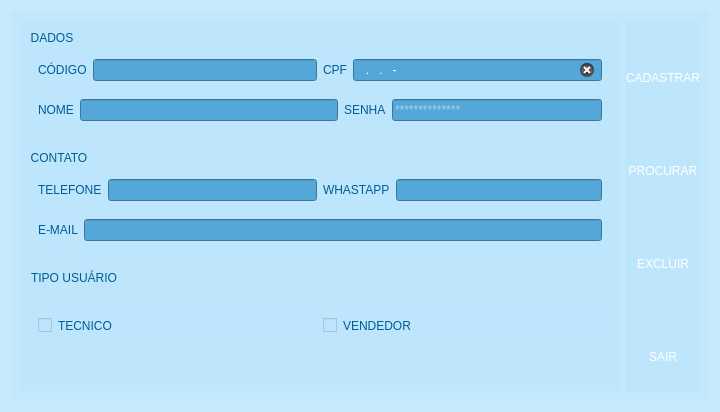
<?xml version="1.0" encoding="UTF-8"?>
<ui version="4.0">
 <class>Form</class>
 <widget class="QWidget" name="Form">
  <property name="geometry">
   <rect>
    <x>0</x>
    <y>0</y>
    <width>720</width>
    <height>412</height>
   </rect>
  </property>
  <property name="minimumSize">
   <size>
    <width>720</width>
    <height>412</height>
   </size>
  </property>
  <property name="maximumSize">
   <size>
    <width>720</width>
    <height>412</height>
   </size>
  </property>
  <property name="windowTitle">
   <string>CADASTRO USUARIOS - ASSISTENCIA TECNICA DE MANUNTEÇÃO</string>
  </property>
  <property name="windowIcon">
   <iconset resource="../IMG/recursos.qrc">
    <normaloff>:/img/technician.svg</normaloff>:/img/technician.svg</iconset>
  </property>
  <property name="styleSheet">
   <string notr="true">QToolTip {
    border: 2px solid darkkhaki;
    padding: 5px;
    border-radius: 3px;
    opacity: 200;	
	color: rgb(1, 92, 146);
	background-color: rgb(188, 230, 254);	
	border-color: rgb(1, 92, 146);
}

#principal{
image: url(:/img/usuario.jpg);
}

QFrame, QGroupBox{
	border: 1px;	
	border-color: rgb(188, 230, 254);
	color: rgb(1, 92, 146);
	font: 10pt &quot;Franklin Gothic Heavy&quot;;	

}

QWidget{		
	background-color: rgb(188, 230, 254, 150);
}

QToolButton{
	color: rgb(255, 255, 255);
	font: 10pt &quot;Franklin Gothic Heavy&quot;;	
	background-color: rgba(255, 255, 255, 0);
	margin: 0% 50% 0% 50%;	
	padding:0% 50% 0% 50%;	
}


QLineEdit, QComboBox{				
	color: rgb(255, 255, 255);
	background-color: rgb(84, 167, 216);
}

QLineEdit:hover, QComboBox:hover{				
background-color: rgb(1, 92, 146);
}


QToolButton:hover:pressed{
	background-color: rgb(84, 167, 216);
}

QToolButton:hover{
	background-color: rgb(1, 92, 146);
}

QCheckBox{
	color: rgb(1, 92, 146);	
	font: 10pt &quot;MS Shell Dlg 2&quot;;
}

QCheckBox::indicator:indeterminate:pressed{  	
	font: 75 12pt &quot;MS Shell Dlg 2&quot;;
	color: rgb(0, 0, 0);
}

QCheckBox:hover{
	color: rgb(255, 255, 255);
}

#label_5, #label_6, #label_7, #label_8 {	
	background-color: rgba(255, 255, 255, 0);	
	color: rgb(255, 255, 255);
}</string>
  </property>
  <layout class="QVBoxLayout" name="verticalLayout_7">
   <item>
    <widget class="QFrame" name="principal">
     <property name="frameShape">
      <enum>QFrame::StyledPanel</enum>
     </property>
     <property name="frameShadow">
      <enum>QFrame::Raised</enum>
     </property>
     <layout class="QHBoxLayout" name="horizontalLayout_21">
      <item>
       <widget class="QFrame" name="frame">
        <property name="frameShape">
         <enum>QFrame::StyledPanel</enum>
        </property>
        <property name="frameShadow">
         <enum>QFrame::Raised</enum>
        </property>
        <layout class="QVBoxLayout" name="verticalLayout_3">
         <item>
          <widget class="QGroupBox" name="groupBox">
           <property name="title">
            <string>DADOS</string>
           </property>
           <layout class="QVBoxLayout" name="verticalLayout_2">
            <property name="topMargin">
             <number>18</number>
            </property>
            <item>
             <layout class="QHBoxLayout" name="horizontalLayout_4">
              <item>
               <layout class="QHBoxLayout" name="horizontalLayout_2">
                <item>
                 <widget class="QLabel" name="label">
                  <property name="toolTip">
                   <string>&lt;html&gt;&lt;head/&gt;&lt;body&gt;&lt;p&gt;&lt;span style=&quot; font-weight:600;&quot;&gt;CÓDIGO DO USUÁRIO&lt;/span&gt;&lt;/p&gt;&lt;/body&gt;&lt;/html&gt;</string>
                  </property>
                  <property name="text">
                   <string>CÓDIGO</string>
                  </property>
                 </widget>
                </item>
                <item>
                 <widget class="QLineEdit" name="codigo">
                  <property name="enabled">
                   <bool>false</bool>
                  </property>
                  <property name="toolTip">
                   <string>&lt;html&gt;&lt;head/&gt;&lt;body&gt;&lt;p&gt;&lt;span style=&quot; font-weight:600;&quot;&gt;CÓDIGO DO USUÁRIO&lt;/span&gt;&lt;/p&gt;&lt;/body&gt;&lt;/html&gt;</string>
                  </property>
                  <property name="clearButtonEnabled">
                   <bool>true</bool>
                  </property>
                 </widget>
                </item>
               </layout>
              </item>
              <item>
               <layout class="QHBoxLayout" name="horizontalLayout_3">
                <item>
                 <widget class="QLabel" name="label_2">
                  <property name="toolTip">
                   <string>&lt;html&gt;&lt;head/&gt;&lt;body&gt;&lt;p&gt;&lt;span style=&quot; font-weight:600;&quot;&gt;DOCUMENTO CPF DO USUÁRIO&lt;/span&gt;&lt;/p&gt;&lt;/body&gt;&lt;/html&gt;</string>
                  </property>
                  <property name="text">
                   <string>CPF</string>
                  </property>
                 </widget>
                </item>
                <item>
                 <widget class="QLineEdit" name="cpf">
                  <property name="toolTip">
                   <string>&lt;html&gt;&lt;head/&gt;&lt;body&gt;&lt;p&gt;&lt;span style=&quot; font-weight:600;&quot;&gt;DOCUMENTO CPF DO USUÁRIO&lt;/span&gt;&lt;/p&gt;&lt;/body&gt;&lt;/html&gt;</string>
                  </property>
                  <property name="inputMask">
                   <string>999.999.999-99</string>
                  </property>
                  <property name="clearButtonEnabled">
                   <bool>true</bool>
                  </property>
                 </widget>
                </item>
                <item>
                 <layout class="QHBoxLayout" name="horizontalLayout_6"/>
                </item>
               </layout>
              </item>
             </layout>
            </item>
            <item>
             <layout class="QHBoxLayout" name="horizontalLayout_5">
              <item>
               <widget class="QLabel" name="label_3">
                <property name="toolTip">
                 <string>&lt;html&gt;&lt;head/&gt;&lt;body&gt;&lt;p&gt;&lt;span style=&quot; font-weight:600;&quot;&gt;NOME DO USUÁRIO NÃO PODE SER IGUAL A OUTRO&lt;/span&gt;&lt;/p&gt;&lt;/body&gt;&lt;/html&gt;</string>
                </property>
                <property name="text">
                 <string>NOME</string>
                </property>
               </widget>
              </item>
              <item>
               <widget class="QLineEdit" name="nome">
                <property name="toolTip">
                 <string>&lt;html&gt;&lt;head/&gt;&lt;body&gt;&lt;p&gt;&lt;span style=&quot; font-weight:600;&quot;&gt;NOME DO USUÁRIO NÃO PODE SER IGUAL A OUTRO&lt;/span&gt;&lt;/p&gt;&lt;/body&gt;&lt;/html&gt;</string>
                </property>
                <property name="clearButtonEnabled">
                 <bool>true</bool>
                </property>
               </widget>
              </item>
              <item>
               <layout class="QHBoxLayout" name="horizontalLayout_7">
                <item>
                 <widget class="QLabel" name="label_4">
                  <property name="toolTip">
                   <string>&lt;html&gt;&lt;head/&gt;&lt;body&gt;&lt;p&gt;&lt;span style=&quot; font-weight:600;&quot;&gt;SENHA LIVRE DE NO MÁXIMO 10 DIGITOS&lt;/span&gt;&lt;/p&gt;&lt;/body&gt;&lt;/html&gt;</string>
                  </property>
                  <property name="text">
                   <string>SENHA</string>
                  </property>
                 </widget>
                </item>
                <item>
                 <widget class="QLineEdit" name="senha">
                  <property name="toolTip">
                   <string>&lt;html&gt;&lt;head/&gt;&lt;body&gt;&lt;p&gt;&lt;span style=&quot; font-weight:600;&quot;&gt;SENHA LIVRE DE NO MÁXIMO 10 DIGITOS&lt;/span&gt;&lt;/p&gt;&lt;/body&gt;&lt;/html&gt;</string>
                  </property>
                  <property name="maxLength">
                   <number>10</number>
                  </property>
                  <property name="echoMode">
                   <enum>QLineEdit::Password</enum>
                  </property>
                  <property name="placeholderText">
                   <string>**************</string>
                  </property>
                  <property name="clearButtonEnabled">
                   <bool>true</bool>
                  </property>
                 </widget>
                </item>
               </layout>
              </item>
             </layout>
            </item>
           </layout>
          </widget>
         </item>
         <item>
          <widget class="QGroupBox" name="groupBox_3">
           <property name="title">
            <string>CONTATO</string>
           </property>
           <layout class="QVBoxLayout" name="verticalLayout_4">
            <property name="topMargin">
             <number>18</number>
            </property>
            <item>
             <layout class="QHBoxLayout" name="horizontalLayout_14">
              <item>
               <layout class="QHBoxLayout" name="horizontalLayout_15">
                <item>
                 <widget class="QLabel" name="label_9">
                  <property name="toolTip">
                   <string>&lt;html&gt;&lt;head/&gt;&lt;body&gt;&lt;p&gt;&lt;span style=&quot; font-weight:600;&quot;&gt;CONTATO DO USUÁRIO&lt;/span&gt;&lt;/p&gt;&lt;/body&gt;&lt;/html&gt;</string>
                  </property>
                  <property name="text">
                   <string>TELEFONE</string>
                  </property>
                 </widget>
                </item>
                <item>
                 <widget class="QLineEdit" name="telefone">
                  <property name="toolTip">
                   <string>&lt;html&gt;&lt;head/&gt;&lt;body&gt;&lt;p&gt;&lt;span style=&quot; font-weight:600;&quot;&gt;CONTATO DO USUÁRIO&lt;/span&gt;&lt;/p&gt;&lt;/body&gt;&lt;/html&gt;</string>
                  </property>
                  <property name="clearButtonEnabled">
                   <bool>true</bool>
                  </property>
                 </widget>
                </item>
               </layout>
              </item>
              <item>
               <layout class="QHBoxLayout" name="horizontalLayout_16">
                <item>
                 <widget class="QLabel" name="label_10">
                  <property name="toolTip">
                   <string>&lt;html&gt;&lt;head/&gt;&lt;body&gt;&lt;p&gt;&lt;span style=&quot; font-weight:600;&quot;&gt;CONTATO DO USUÁRIO&lt;/span&gt;&lt;/p&gt;&lt;/body&gt;&lt;/html&gt;</string>
                  </property>
                  <property name="text">
                   <string>WHASTAPP</string>
                  </property>
                 </widget>
                </item>
                <item>
                 <widget class="QLineEdit" name="whatsapp">
                  <property name="toolTip">
                   <string>&lt;html&gt;&lt;head/&gt;&lt;body&gt;&lt;p&gt;&lt;span style=&quot; font-weight:600;&quot;&gt;CONTATO DO USUÁRIO&lt;/span&gt;&lt;/p&gt;&lt;/body&gt;&lt;/html&gt;</string>
                  </property>
                  <property name="clearButtonEnabled">
                   <bool>true</bool>
                  </property>
                 </widget>
                </item>
               </layout>
              </item>
             </layout>
            </item>
            <item>
             <layout class="QHBoxLayout" name="horizontalLayout_17">
              <item>
               <widget class="QLabel" name="label_11">
                <property name="toolTip">
                 <string>&lt;html&gt;&lt;head/&gt;&lt;body&gt;&lt;p&gt;&lt;span style=&quot; font-weight:600;&quot;&gt;CONTATO DO USUÁRIO&lt;/span&gt;&lt;/p&gt;&lt;/body&gt;&lt;/html&gt;</string>
                </property>
                <property name="text">
                 <string>E-MAIL</string>
                </property>
               </widget>
              </item>
              <item>
               <widget class="QLineEdit" name="email">
                <property name="toolTip">
                 <string>&lt;html&gt;&lt;head/&gt;&lt;body&gt;&lt;p&gt;&lt;span style=&quot; font-weight:600;&quot;&gt;CONTATO DO USUÁRIO&lt;/span&gt;&lt;/p&gt;&lt;/body&gt;&lt;/html&gt;</string>
                </property>
                <property name="clearButtonEnabled">
                 <bool>true</bool>
                </property>
               </widget>
              </item>
             </layout>
            </item>
           </layout>
          </widget>
         </item>
         <item>
          <widget class="QGroupBox" name="groupBox_2">
           <property name="title">
            <string>TIPO USUÁRIO</string>
           </property>
           <layout class="QHBoxLayout" name="horizontalLayout">
            <item>
             <widget class="QCheckBox" name="tecnico">
              <property name="enabled">
               <bool>true</bool>
              </property>
              <property name="toolTip">
               <string>&lt;html&gt;&lt;head/&gt;&lt;body&gt;&lt;p&gt;&lt;span style=&quot; font-weight:600;&quot;&gt;SELECIONE O TIPO DE USUÁRIO&lt;/span&gt;&lt;/p&gt;&lt;/body&gt;&lt;/html&gt;</string>
              </property>
              <property name="text">
               <string>TECNICO</string>
              </property>
              <property name="checkable">
               <bool>true</bool>
              </property>
              <property name="checked">
               <bool>false</bool>
              </property>
             </widget>
            </item>
            <item>
             <widget class="QCheckBox" name="vendedor">
              <property name="toolTip">
               <string>&lt;html&gt;&lt;head/&gt;&lt;body&gt;&lt;p&gt;&lt;span style=&quot; font-weight:600;&quot;&gt;SELECIONE O TIPO DE USUÁRIO&lt;/span&gt;&lt;/p&gt;&lt;/body&gt;&lt;/html&gt;</string>
              </property>
              <property name="text">
               <string>VENDEDOR</string>
              </property>
             </widget>
            </item>
           </layout>
          </widget>
         </item>
        </layout>
       </widget>
      </item>
      <item>
       <widget class="QFrame" name="frame_2">
        <property name="frameShape">
         <enum>QFrame::StyledPanel</enum>
        </property>
        <property name="frameShadow">
         <enum>QFrame::Raised</enum>
        </property>
        <layout class="QVBoxLayout" name="verticalLayout">
         <property name="spacing">
          <number>6</number>
         </property>
         <property name="leftMargin">
          <number>0</number>
         </property>
         <property name="topMargin">
          <number>0</number>
         </property>
         <property name="rightMargin">
          <number>0</number>
         </property>
         <property name="bottomMargin">
          <number>0</number>
         </property>
         <item>
          <widget class="QGroupBox" name="groupBox_4">
           <property name="maximumSize">
            <size>
             <width>16777215</width>
             <height>16777215</height>
            </size>
           </property>
           <property name="title">
            <string/>
           </property>
           <layout class="QVBoxLayout" name="verticalLayout_6">
            <property name="spacing">
             <number>0</number>
            </property>
            <property name="sizeConstraint">
             <enum>QLayout::SetDefaultConstraint</enum>
            </property>
            <property name="leftMargin">
             <number>0</number>
            </property>
            <property name="topMargin">
             <number>0</number>
            </property>
            <property name="rightMargin">
             <number>0</number>
            </property>
            <property name="bottomMargin">
             <number>0</number>
            </property>
            <item>
             <widget class="QPushButton" name="cadastrar">
              <property name="text">
               <string/>
              </property>
              <property name="icon">
               <iconset resource="../IMG/recursos.qrc">
                <normaloff>:/img/save.svg</normaloff>:/img/save.svg</iconset>
              </property>
              <property name="iconSize">
               <size>
                <width>41</width>
                <height>52</height>
               </size>
              </property>
              <property name="flat">
               <bool>true</bool>
              </property>
             </widget>
            </item>
            <item>
             <widget class="QLabel" name="label_5">
              <property name="text">
               <string>CADASTRAR</string>
              </property>
              <property name="alignment">
               <set>Qt::AlignCenter</set>
              </property>
             </widget>
            </item>
            <item>
             <widget class="QPushButton" name="procurar">
              <property name="text">
               <string/>
              </property>
              <property name="icon">
               <iconset resource="../IMG/recursos.qrc">
                <normaloff>:/img/find-my-friend.svg</normaloff>:/img/find-my-friend.svg</iconset>
              </property>
              <property name="iconSize">
               <size>
                <width>41</width>
                <height>52</height>
               </size>
              </property>
              <property name="flat">
               <bool>true</bool>
              </property>
             </widget>
            </item>
            <item>
             <widget class="QLabel" name="label_6">
              <property name="enabled">
               <bool>false</bool>
              </property>
              <property name="text">
               <string>PROCURAR</string>
              </property>
              <property name="alignment">
               <set>Qt::AlignCenter</set>
              </property>
             </widget>
            </item>
            <item>
             <widget class="QPushButton" name="excluir">
              <property name="text">
               <string/>
              </property>
              <property name="icon">
               <iconset resource="../IMG/recursos.qrc">
                <normaloff>:/img/remove.svg</normaloff>:/img/remove.svg</iconset>
              </property>
              <property name="iconSize">
               <size>
                <width>41</width>
                <height>52</height>
               </size>
              </property>
              <property name="flat">
               <bool>true</bool>
              </property>
             </widget>
            </item>
            <item>
             <widget class="QLabel" name="label_7">
              <property name="text">
               <string>EXCLUIR</string>
              </property>
              <property name="alignment">
               <set>Qt::AlignCenter</set>
              </property>
             </widget>
            </item>
            <item>
             <widget class="QPushButton" name="sair">
              <property name="text">
               <string/>
              </property>
              <property name="icon">
               <iconset resource="../IMG/recursos.qrc">
                <normaloff>:/img/cross.svg</normaloff>:/img/cross.svg</iconset>
              </property>
              <property name="iconSize">
               <size>
                <width>41</width>
                <height>52</height>
               </size>
              </property>
              <property name="flat">
               <bool>true</bool>
              </property>
             </widget>
            </item>
            <item>
             <widget class="QLabel" name="label_8">
              <property name="text">
               <string>SAIR</string>
              </property>
              <property name="alignment">
               <set>Qt::AlignCenter</set>
              </property>
             </widget>
            </item>
           </layout>
          </widget>
         </item>
        </layout>
       </widget>
      </item>
     </layout>
    </widget>
   </item>
  </layout>
 </widget>
 <resources>
  <include location="../IMG/recursos.qrc"/>
 </resources>
 <connections/>
</ui>
